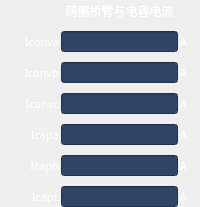
       <widget class="QFrame" name="gridFrame_3">
        <property name="sizePolicy">
         <sizepolicy hsizetype="Ignored" vsizetype="Ignored">
          <horstretch>0</horstretch>
          <verstretch>0</verstretch>
         </sizepolicy>
        </property>
        <property name="font">
         <font>
          <family>Adobe 黑体 Std R</family>
         </font>
        </property>
        <layout class="QGridLayout" name="gridLayout_3" rowstretch="1,0,0,0,0,0,0,0,0" columnstretch="3,6,1">
         <property name="leftMargin">
          <number>0</number>
         </property>
         <property name="topMargin">
          <number>0</number>
         </property>
         <property name="rightMargin">
          <number>0</number>
         </property>
         <property name="bottomMargin">
          <number>0</number>
         </property>
         <property name="horizontalSpacing">
          <number>2</number>
         </property>
         <property name="verticalSpacing">
          <number>10</number>
         </property>
         <item row="5" column="2">
          <widget class="QLabel" name="label_23">
           <property name="sizePolicy">
            <sizepolicy hsizetype="Ignored" vsizetype="Fixed">
             <horstretch>0</horstretch>
             <verstretch>0</verstretch>
            </sizepolicy>
           </property>
           <property name="minimumSize">
            <size>
             <width>0</width>
             <height>21</height>
            </size>
           </property>
           <property name="font">
            <font>
             <family>Adobe 黑体 Std R</family>
             <pointsize>8</pointsize>
            </font>
           </property>
           <property name="styleSheet">
            <string notr="true">color: rgb(255, 255, 255);</string>
           </property>
           <property name="text">
            <string>A</string>
           </property>
          </widget>
         </item>
         <item row="5" column="1">
          <widget class="QLineEdit" name="lineEdit_10">
           <property name="enabled">
            <bool>false</bool>
           </property>
           <property name="sizePolicy">
            <sizepolicy hsizetype="Ignored" vsizetype="Fixed">
             <horstretch>0</horstretch>
             <verstretch>0</verstretch>
            </sizepolicy>
           </property>
           <property name="minimumSize">
            <size>
             <width>0</width>
             <height>21</height>
            </size>
           </property>
           <property name="font">
            <font>
             <family>Adobe 黑体 Std R</family>
             <pointsize>8</pointsize>
             <weight>50</weight>
             <bold>false</bold>
            </font>
           </property>
           <property name="styleSheet">
            <string notr="true">color: rgb(255, 255, 255);
background-color: rgb(48, 68, 103);</string>
           </property>
          </widget>
         </item>
         <item row="4" column="2">
          <widget class="QLabel" name="label_22">
           <property name="sizePolicy">
            <sizepolicy hsizetype="Ignored" vsizetype="Fixed">
             <horstretch>0</horstretch>
             <verstretch>0</verstretch>
            </sizepolicy>
           </property>
           <property name="minimumSize">
            <size>
             <width>0</width>
             <height>21</height>
            </size>
           </property>
           <property name="font">
            <font>
             <family>Adobe 黑体 Std R</family>
             <pointsize>8</pointsize>
            </font>
           </property>
           <property name="styleSheet">
            <string notr="true">color: rgb(255, 255, 255);</string>
           </property>
           <property name="text">
            <string>A</string>
           </property>
          </widget>
         </item>
         <item row="6" column="0">
          <widget class="QLabel" name="label_42">
           <property name="sizePolicy">
            <sizepolicy hsizetype="Ignored" vsizetype="Fixed">
             <horstretch>0</horstretch>
             <verstretch>0</verstretch>
            </sizepolicy>
           </property>
           <property name="minimumSize">
            <size>
             <width>0</width>
             <height>21</height>
            </size>
           </property>
           <property name="font">
            <font>
             <family>Adobe 黑体 Std R</family>
             <pointsize>8</pointsize>
            </font>
           </property>
           <property name="styleSheet">
            <string notr="true">color: rgb(255, 255, 255);</string>
           </property>
           <property name="text">
            <string>Icapa</string>
           </property>
           <property name="alignment">
            <set>Qt::AlignRight|Qt::AlignTrailing|Qt::AlignVCenter</set>
           </property>
          </widget>
         </item>
         <item row="7" column="2">
          <widget class="QLabel" name="label_45">
           <property name="sizePolicy">
            <sizepolicy hsizetype="Ignored" vsizetype="Fixed">
             <horstretch>0</horstretch>
             <verstretch>0</verstretch>
            </sizepolicy>
           </property>
           <property name="minimumSize">
            <size>
             <width>0</width>
             <height>21</height>
            </size>
           </property>
           <property name="font">
            <font>
             <family>Adobe 黑体 Std R</family>
             <pointsize>8</pointsize>
            </font>
           </property>
           <property name="styleSheet">
            <string notr="true">color: rgb(255, 255, 255);</string>
           </property>
           <property name="text">
            <string>A</string>
           </property>
          </widget>
         </item>
         <item row="3" column="2">
          <widget class="QLabel" name="label_19">
           <property name="sizePolicy">
            <sizepolicy hsizetype="Ignored" vsizetype="Fixed">
             <horstretch>0</horstretch>
             <verstretch>0</verstretch>
            </sizepolicy>
           </property>
           <property name="minimumSize">
            <size>
             <width>0</width>
             <height>21</height>
            </size>
           </property>
           <property name="font">
            <font>
             <family>Adobe 黑体 Std R</family>
             <pointsize>8</pointsize>
            </font>
           </property>
           <property name="styleSheet">
            <string notr="true">color: rgb(255, 255, 255);</string>
           </property>
           <property name="text">
            <string>A</string>
           </property>
          </widget>
         </item>
         <item row="6" column="1">
          <widget class="QLineEdit" name="lineEdit_19">
           <property name="enabled">
            <bool>false</bool>
           </property>
           <property name="sizePolicy">
            <sizepolicy hsizetype="Ignored" vsizetype="Fixed">
             <horstretch>0</horstretch>
             <verstretch>0</verstretch>
            </sizepolicy>
           </property>
           <property name="minimumSize">
            <size>
             <width>0</width>
             <height>21</height>
            </size>
           </property>
           <property name="font">
            <font>
             <family>Adobe 黑体 Std R</family>
             <pointsize>8</pointsize>
             <weight>50</weight>
             <bold>false</bold>
            </font>
           </property>
           <property name="styleSheet">
            <string notr="true">background-color: rgb(48, 68, 103);
color: rgb(255, 255, 255);</string>
           </property>
           <property name="frame">
            <bool>true</bool>
           </property>
           <property name="readOnly">
            <bool>false</bool>
           </property>
          </widget>
         </item>
         <item row="5" column="0">
          <widget class="QLabel" name="label_21">
           <property name="sizePolicy">
            <sizepolicy hsizetype="Ignored" vsizetype="Fixed">
             <horstretch>0</horstretch>
             <verstretch>0</verstretch>
            </sizepolicy>
           </property>
           <property name="minimumSize">
            <size>
             <width>0</width>
             <height>21</height>
            </size>
           </property>
           <property name="font">
            <font>
             <family>Adobe 黑体 Std R</family>
             <pointsize>8</pointsize>
            </font>
           </property>
           <property name="styleSheet">
            <string notr="true">color: rgb(255, 255, 255);</string>
           </property>
           <property name="text">
            <string>Iconvc</string>
           </property>
           <property name="alignment">
            <set>Qt::AlignRight|Qt::AlignTrailing|Qt::AlignVCenter</set>
           </property>
          </widget>
         </item>
         <item row="7" column="0">
          <widget class="QLabel" name="label_44">
           <property name="sizePolicy">
            <sizepolicy hsizetype="Ignored" vsizetype="Fixed">
             <horstretch>0</horstretch>
             <verstretch>0</verstretch>
            </sizepolicy>
           </property>
           <property name="minimumSize">
            <size>
             <width>0</width>
             <height>21</height>
            </size>
           </property>
           <property name="font">
            <font>
             <family>Adobe 黑体 Std R</family>
             <pointsize>8</pointsize>
            </font>
           </property>
           <property name="styleSheet">
            <string notr="true">color: rgb(255, 255, 255);</string>
           </property>
           <property name="text">
            <string>Icapb</string>
           </property>
           <property name="alignment">
            <set>Qt::AlignRight|Qt::AlignTrailing|Qt::AlignVCenter</set>
           </property>
          </widget>
         </item>
         <item row="7" column="1">
          <widget class="QLineEdit" name="lineEdit_20">
           <property name="enabled">
            <bool>false</bool>
           </property>
           <property name="sizePolicy">
            <sizepolicy hsizetype="Ignored" vsizetype="Fixed">
             <horstretch>0</horstretch>
             <verstretch>0</verstretch>
            </sizepolicy>
           </property>
           <property name="minimumSize">
            <size>
             <width>0</width>
             <height>21</height>
            </size>
           </property>
           <property name="font">
            <font>
             <family>Adobe 黑体 Std R</family>
             <pointsize>8</pointsize>
             <weight>50</weight>
             <bold>false</bold>
            </font>
           </property>
           <property name="styleSheet">
            <string notr="true">background-color: rgb(48, 68, 103);
color: rgb(255, 255, 255);</string>
           </property>
           <property name="frame">
            <bool>true</bool>
           </property>
           <property name="readOnly">
            <bool>false</bool>
           </property>
          </widget>
         </item>
         <item row="4" column="1">
          <widget class="QLineEdit" name="lineEdit_9">
           <property name="enabled">
            <bool>false</bool>
           </property>
           <property name="sizePolicy">
            <sizepolicy hsizetype="Ignored" vsizetype="Fixed">
             <horstretch>0</horstretch>
             <verstretch>0</verstretch>
            </sizepolicy>
           </property>
           <property name="minimumSize">
            <size>
             <width>0</width>
             <height>21</height>
            </size>
           </property>
           <property name="font">
            <font>
             <family>Adobe 黑体 Std R</family>
             <pointsize>8</pointsize>
             <weight>50</weight>
             <bold>false</bold>
            </font>
           </property>
           <property name="styleSheet">
            <string notr="true">color: rgb(255, 255, 255);
background-color: rgb(48, 68, 103);</string>
           </property>
          </widget>
         </item>
         <item row="4" column="0">
          <widget class="QLabel" name="label_20">
           <property name="sizePolicy">
            <sizepolicy hsizetype="Ignored" vsizetype="Fixed">
             <horstretch>0</horstretch>
             <verstretch>0</verstretch>
            </sizepolicy>
           </property>
           <property name="minimumSize">
            <size>
             <width>0</width>
             <height>21</height>
            </size>
           </property>
           <property name="font">
            <font>
             <family>Adobe 黑体 Std R</family>
             <pointsize>8</pointsize>
            </font>
           </property>
           <property name="styleSheet">
            <string notr="true">color: rgb(255, 255, 255);</string>
           </property>
           <property name="text">
            <string>Iconvb</string>
           </property>
           <property name="alignment">
            <set>Qt::AlignRight|Qt::AlignTrailing|Qt::AlignVCenter</set>
           </property>
          </widget>
         </item>
         <item row="6" column="2">
          <widget class="QLabel" name="label_43">
           <property name="sizePolicy">
            <sizepolicy hsizetype="Ignored" vsizetype="Fixed">
             <horstretch>0</horstretch>
             <verstretch>0</verstretch>
            </sizepolicy>
           </property>
           <property name="minimumSize">
            <size>
             <width>0</width>
             <height>21</height>
            </size>
           </property>
           <property name="font">
            <font>
             <family>Adobe 黑体 Std R</family>
             <pointsize>8</pointsize>
            </font>
           </property>
           <property name="styleSheet">
            <string notr="true">color: rgb(255, 255, 255);</string>
           </property>
           <property name="text">
            <string>A</string>
           </property>
          </widget>
         </item>
         <item row="3" column="0">
          <widget class="QLabel" name="label_18">
           <property name="sizePolicy">
            <sizepolicy hsizetype="Ignored" vsizetype="Fixed">
             <horstretch>0</horstretch>
             <verstretch>0</verstretch>
            </sizepolicy>
           </property>
           <property name="minimumSize">
            <size>
             <width>0</width>
             <height>21</height>
            </size>
           </property>
           <property name="font">
            <font>
             <family>Adobe 黑体 Std R</family>
             <pointsize>8</pointsize>
            </font>
           </property>
           <property name="styleSheet">
            <string notr="true">color: rgb(255, 255, 255);</string>
           </property>
           <property name="text">
            <string>Iconva</string>
           </property>
           <property name="alignment">
            <set>Qt::AlignRight|Qt::AlignTrailing|Qt::AlignVCenter</set>
           </property>
          </widget>
         </item>
         <item row="8" column="1">
          <widget class="QLineEdit" name="lineEdit_32">
           <property name="enabled">
            <bool>false</bool>
           </property>
           <property name="sizePolicy">
            <sizepolicy hsizetype="Ignored" vsizetype="Fixed">
             <horstretch>0</horstretch>
             <verstretch>0</verstretch>
            </sizepolicy>
           </property>
           <property name="minimumSize">
            <size>
             <width>0</width>
             <height>21</height>
            </size>
           </property>
           <property name="font">
            <font>
             <family>Adobe 黑体 Std R</family>
             <pointsize>8</pointsize>
            </font>
           </property>
           <property name="styleSheet">
            <string notr="true">color: rgb(255, 255, 255);
background-color: rgb(48, 68, 103);</string>
           </property>
          </widget>
         </item>
         <item row="3" column="1">
          <widget class="QLineEdit" name="lineEdit_8">
           <property name="enabled">
            <bool>false</bool>
           </property>
           <property name="sizePolicy">
            <sizepolicy hsizetype="Ignored" vsizetype="Fixed">
             <horstretch>0</horstretch>
             <verstretch>0</verstretch>
            </sizepolicy>
           </property>
           <property name="minimumSize">
            <size>
             <width>0</width>
             <height>21</height>
            </size>
           </property>
           <property name="font">
            <font>
             <family>Adobe 黑体 Std R</family>
             <pointsize>8</pointsize>
             <weight>50</weight>
             <bold>false</bold>
            </font>
           </property>
           <property name="styleSheet">
            <string notr="true">color: rgb(255, 255, 255);
background-color: rgb(48, 68, 103);</string>
           </property>
          </widget>
         </item>
         <item row="8" column="2">
          <widget class="QLabel" name="label_69">
           <property name="sizePolicy">
            <sizepolicy hsizetype="Ignored" vsizetype="Fixed">
             <horstretch>0</horstretch>
             <verstretch>0</verstretch>
            </sizepolicy>
           </property>
           <property name="minimumSize">
            <size>
             <width>0</width>
             <height>21</height>
            </size>
           </property>
           <property name="font">
            <font>
             <family>Adobe 黑体 Std R</family>
             <pointsize>8</pointsize>
            </font>
           </property>
           <property name="styleSheet">
            <string notr="true">color: rgb(255, 255, 255);</string>
           </property>
           <property name="text">
            <string>A</string>
           </property>
          </widget>
         </item>
         <item row="8" column="0">
          <widget class="QLabel" name="label_3">
           <property name="sizePolicy">
            <sizepolicy hsizetype="Ignored" vsizetype="Fixed">
             <horstretch>0</horstretch>
             <verstretch>0</verstretch>
            </sizepolicy>
           </property>
           <property name="minimumSize">
            <size>
             <width>0</width>
             <height>21</height>
            </size>
           </property>
           <property name="font">
            <font>
             <family>Adobe 黑体 Std R</family>
             <pointsize>8</pointsize>
            </font>
           </property>
           <property name="styleSheet">
            <string notr="true">color: rgb(255, 255, 255);</string>
           </property>
           <property name="text">
            <string>Icapc</string>
           </property>
           <property name="alignment">
            <set>Qt::AlignRight|Qt::AlignTrailing|Qt::AlignVCenter</set>
           </property>
          </widget>
         </item>
         <item row="0" column="1">
          <widget class="QLabel" name="label_17">
           <property name="enabled">
            <bool>true</bool>
           </property>
           <property name="sizePolicy">
            <sizepolicy hsizetype="Ignored" vsizetype="Ignored">
             <horstretch>0</horstretch>
             <verstretch>0</verstretch>
            </sizepolicy>
           </property>
           <property name="minimumSize">
            <size>
             <width>0</width>
             <height>21</height>
            </size>
           </property>
           <property name="font">
            <font>
             <family>Adobe 黑体 Std R</family>
             <pointsize>9</pointsize>
             <weight>50</weight>
             <bold>false</bold>
            </font>
           </property>
           <property name="styleSheet">
            <string notr="true">color: rgb(255, 255, 255);</string>
           </property>
           <property name="text">
            <string>网侧桥臂与电容电流</string>
           </property>
           <property name="alignment">
            <set>Qt::AlignCenter</set>
           </property>
          </widget>
         </item>
        </layout>
       </widget>
